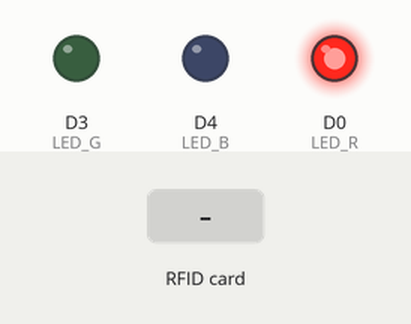
This sketch was run on a simulated ESP8266 (NodeMCU). On the bench: output pins drawn as LEDs (lit = HIGH). The inputs (shaded band) are chosen by the test bench. WiFi joins after 1.5 s; servers stay silent unless stated; uploads are accepted with an empty reply; what the sketch prints to the serial monitor is not drawn.

Above: at 0.1 s.
At 2.7 s:
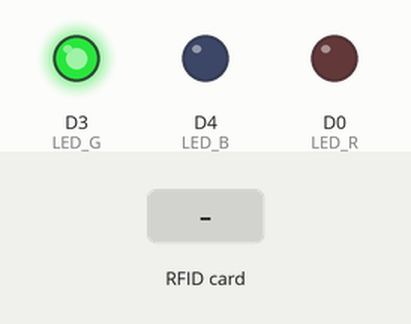
2.8 s: RFID card 12 34 56 78 held to the reader
At 3.4 s:
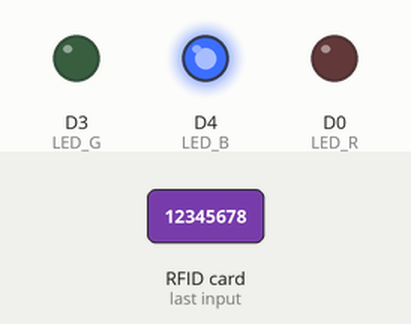
Timing chart, 0 to 5.8 s (numbered marks = the images above; inputs shaded):
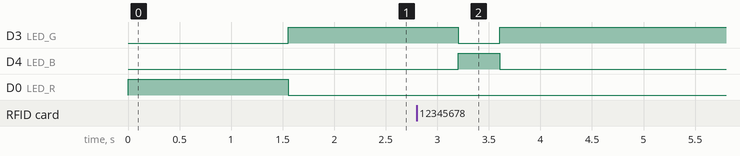

The sketch:

Client-B1.ino
```cpp
// (licence header left out)
#include "RFID.h"
#include "post.h"

//Raspberry AP Wifi
const char* ssid = "UMS-001";
const char* password = "12345678";

#define LED_R  D0
#define LED_G  D3
#define LED_B  D4

void setup()
{
  Serial.begin(9600);

  pinMode(LED_R,OUTPUT);
  pinMode(LED_G,OUTPUT);
  pinMode(LED_B,OUTPUT);
  digitalWrite(LED_R,LOW);
  digitalWrite(LED_G,LOW);
  digitalWrite(LED_B,LOW);

  digitalWrite(LED_R,HIGH);
  WiFi.begin(ssid,password);
  WiFi.hostname("B1");
  while (WiFi.status() != WL_CONNECTED)
  {
    delay(500);
    Serial.print(".");
  }

  RFID_init();

  digitalWrite(LED_R,LOW);
  digitalWrite(LED_G,HIGH);
  Serial.println("Init Success");
}

void loop()
{
  if(WiFi.status()== WL_CONNECTED)
  {
     Detect_RFID();
  }
  else
  {
    digitalWrite(LED_R,HIGH);
    digitalWrite(LED_G,LOW);
    Serial.println("Network Error");
    reconnect();
  }
  delay(800);
}

// Detect RFID label on umbrella
void Detect_RFID()
{
  if ( ! RFID.PICC_IsNewCardPresent()) {return;}
  digitalWrite(LED_G,LOW);
  digitalWrite(LED_B,HIGH);
  delay(200);
  read_RFID();
  Upload_um_data(um_code);

  RFID.PICC_HaltA();
  RFID.PCD_StopCrypto1();
  digitalWrite(LED_B,LOW);
  digitalWrite(LED_G,HIGH);
}

void reconnect()
{
    Serial.print("Reconnecting...");
    WiFi.begin(ssid,password);
    while (WiFi.status() != WL_CONNECTED)
    {
        delay(500);
        Serial.print(".");
    }
    Serial.println();
    Serial.println("WIFI Connected!");
    digitalWrite(LED_R,LOW);
    digitalWrite(LED_G,HIGH);
}
```

RFID.h
```cpp
// (licence header left out)
#include <SPI.h>
#include <MFRC522.h>

#define SS_PIN    4
#define RST_PIN   5

String um_code;

MFRC522 RFID(SS_PIN, RST_PIN);

void RFID_init()
{
  SPI.begin();
  RFID.PCD_Init();
}

void dump_byte_array(byte *buffer, byte bufferSize)
{
  String um_code_temp[4];
  um_code = "";
  for (byte i = 0; i < bufferSize; i++)
  {
    um_code_temp[i] = buffer[i];
    um_code  += um_code_temp[i];
  }
  Serial.println(um_code);
  Serial.println();

}

void read_RFID()
{
  if ( ! RFID.PICC_ReadCardSerial())
  {
    delay(50);
    return;
  }
  dump_byte_array(RFID.uid.uidByte, RFID.uid.size);
}
```

post.h
```cpp
// (licence header left out)
#include <ESP8266WiFi.h>
#include <ESP8266HTTPClient.h>
#include <ArduinoJson.h>

//Raspberry php server(Intranet)
String host = "http://10.3.141.1/UMS/";

void Upload_um_data(String Card_Number)
{
  DynamicJsonDocument post_data(2048);
  post_data["type"]   = "B";
  post_data["device"] = "B1";
  post_data["action"] = "Upload_um_data";
  post_data["data"]   = Card_Number;

  String json;
  serializeJson(post_data, json);
  HTTPClient http;

  http.begin(host + "api.php");
  http.addHeader("Content-Type", "application/json");

  int httpCode = http.POST(json);
  String payload = http.getString();

  Serial.println(payload);

  http.end();
}
```

Measured:
- after the input at 2.8 s, D3 (LED_G): HIGH → LOW after 0.40 s, → HIGH 0.40 s later; D4 (LED_B): LOW → HIGH after 0.40 s, → LOW 0.40 s later
